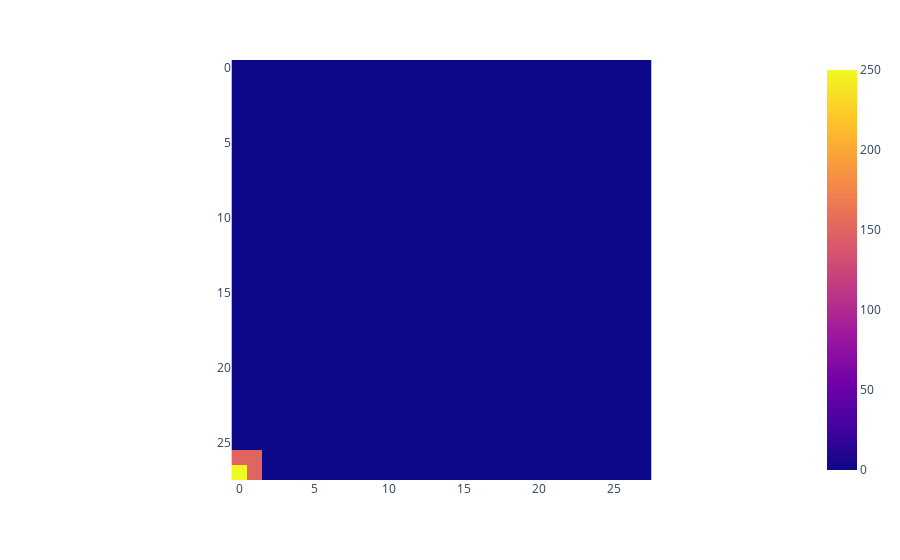

The cell this chart's notebook holds for it:
### Code cell
px.imshow(image)

### Figure 1 — Plotly figure (JSON) as saved in the notebook; plotly's stock layout.template omitted (floating-point values rounded to 4 significant figures; data arrays with more than 128 entries replaced by an {"elided": "..."} marker saying what was removed)
{"data": [{"coloraxis": "coloraxis", "hovertemplate": "x: %{x}<br>y: %{y}<br>color: %{z}<extra></extra>", "name": "0", "type": "heatmap", "xaxis": "x", "yaxis": "y", "z": {"elided": "28x28 int values"}}], "layout": {"coloraxis": {"colorscale": [[0, "#0d0887"], [0.1111, "#46039f"], [0.2222, "#7201a8"], [0.3333, "#9c179e"], [0.4444, "#bd3786"], [0.5556, "#d8576b"], [0.6667, "#ed7953"], [0.7778, "#fb9f3a"], [0.8889, "#fdca26"], [1, "#f0f921"]]}, "margin": {"t": 60}, "xaxis": {"anchor": "y", "constrain": "domain", "domain": [0, 1], "scaleanchor": "y"}, "yaxis": {"anchor": "x", "autorange": "reversed", "constrain": "domain", "domain": [0, 1]}}}
